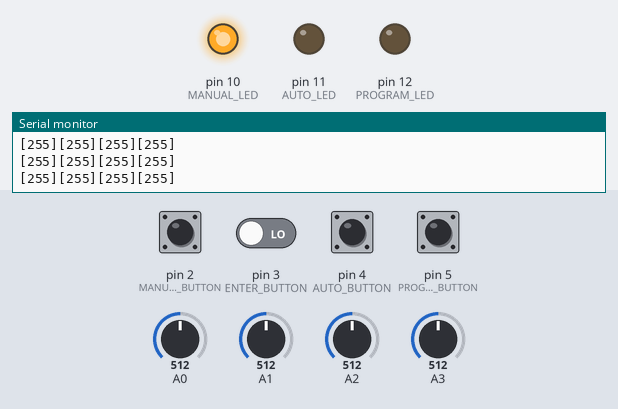
Simulated run of this sketch. Board: Arduino Uno, built with avr-gcc and run on an emulated ATmega328P. On the bench: output pins drawn as LEDs (lit = HIGH), the last lines printed to the serial monitor. The inputs (shaded band) are chosen by the test bench; at power-on: pin 2 (MANUAL_BUTTON), pin 3 (ENTER_BUTTON), pin 4 (AUTO_BUTTON), pin 5 (PROGRAM_BUTTON) LOW, A0 = 512, A1 = 512, A2 = 512, A3 = 512.

Above: at 5.3 s.
5.4 s: pin 4 (AUTO_BUTTON) pulled HIGH for 0.15 s
At 5.8 s:
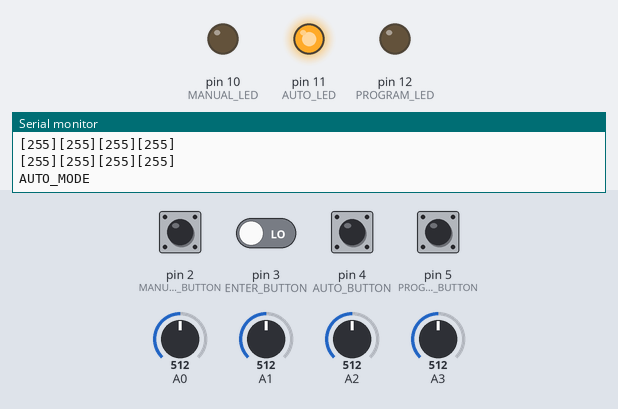
7.0 s: pin 2 (MANUAL_BUTTON) pulled HIGH for 1 s
At 9.1 s:
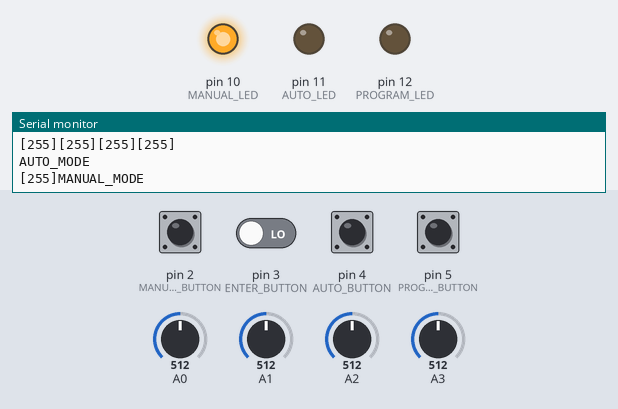
9.5 s: pin 5 (PROGRAM_BUTTON) pulled HIGH for 0.15 s
At 10.1 s:
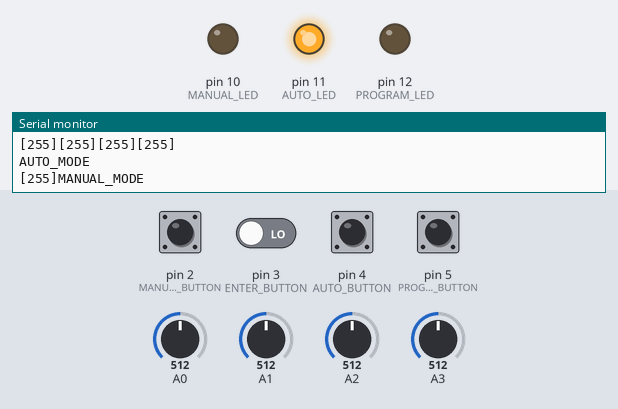
12.6 s: pin 2 (MANUAL_BUTTON) pulled HIGH for 0.15 s
At 15.4 s:
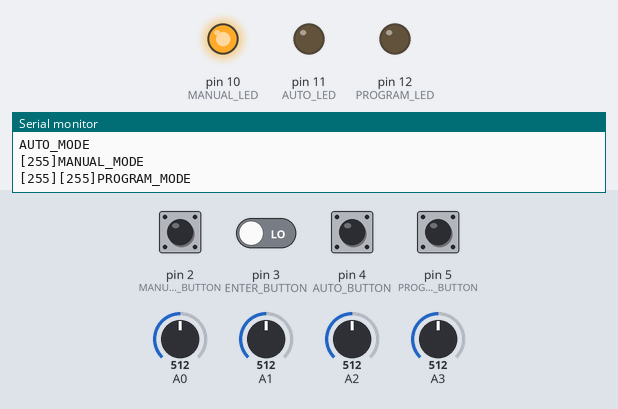
15.7 s: pin 4 (AUTO_BUTTON) pulled HIGH for 1 s
At 17.1 s:
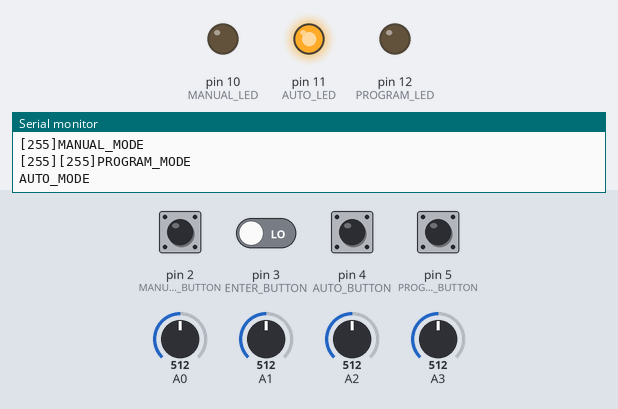
Timing chart, 0 to 18.7 s (numbered marks = the images above; inputs shaded):
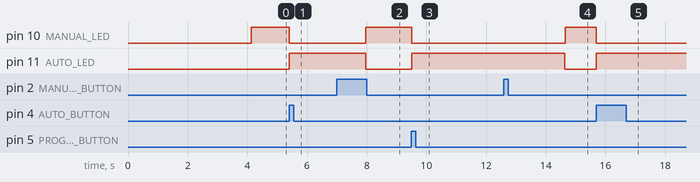

Measured:
- after the input at 5.4 s, pin 10 (MANUAL_LED): HIGH → LOW at once; pin 11 (AUTO_LED): LOW → HIGH at once
- after the input at 7.0 s, pin 10 (MANUAL_LED): LOW → HIGH after 0.97 s; pin 11 (AUTO_LED): HIGH → LOW after 0.97 s
- after the input at 9.5 s, pin 10 (MANUAL_LED): HIGH → LOW at once; pin 11 (AUTO_LED): LOW → HIGH at once
- after the input at 12.6 s, pin 10 (MANUAL_LED): LOW → HIGH after 2.0 s; pin 11 (AUTO_LED): HIGH → LOW after 2.0 s
- after the input at 15.7 s, pin 10 (MANUAL_LED): HIGH → LOW at once; pin 11 (AUTO_LED): LOW → HIGH at once

The sketch:

robot_arm.ino
```cpp
/*
 * robot_arm
 *
 * The basic Robot arm project.
 * It takes 4 inputs from 4 Potentiometers and moves 4 servo motors accordingly
 * It works in 3 modes : AUTO, MANUAL and PROGRAM
 * Modes are changed using 3 push buttons, and indicated by LEDs
 * In MANUAL mode servos move wrt potentiometer
 * PROGRAM mode is activated by long press of program button in Manual mode
 * In PROGRAM mode, program is saved using Enter button
 * In AUTO mode, the saved program is run in a loop with some delay.
 *
 * https://github.com/ashoksharma842/robot_arm
 */
#include <Servo.h>
#include <EEPROM.h>
#include<NoDelay.h>

Servo myservo[4];
enum eSERVO {GRIP_SERVO = 6, ELBOW_SERVO, SHOULDER_SERVO, BASE_SERVO};
enum eLED {MANUAL_LED = 10, AUTO_LED, PROGRAM_LED};
enum eBUTTONS {MANUAL_BUTTON = 2, ENTER_BUTTON, AUTO_BUTTON, PROGRAM_BUTTON};
enum eADC_DATA {BASE = 0, SHOULDER, ELBOW, GRIP};
volatile int ADC_values[4] = {0};
int prev_ADC_values[4] = {0};
enum eOPERATING_MODE{MANUAL_MODE = 0, AUTO_MODE, PROGRAM_MODE};
int operatingMode = MANUAL_MODE, prevOperatingMode = MANUAL_MODE;
unsigned int avg = 0;
const unsigned int maxADCval = 1023; //check the max value of ADC

// Variables for long press of programming mode:
int lastState = LOW;
enum eButtonStae {ePRESSED = 1, eUNPRESSED = 2};
int currentState;
unsigned long pressedTime  = 0;
unsigned long releasedTime = 0;
const int SHORT_PRESS_TIME = 1000; // 1 second
int read_addr = 1;
int addr = 1;
int total_steps = 0;
int EEPROM_Space = 0;
int programCopy[100] = {0};

//  to eliminate delay
void SetMotorStatus();
noDelay Delaytime(1000, SetMotorStatus);
int delayState = 0;

void setup() {
  Serial.begin(9600);
  pinMode(MANUAL_LED, OUTPUT);
  pinMode(AUTO_LED, OUTPUT);
  pinMode(PROGRAM_LED, OUTPUT);
  pinMode(MANUAL_BUTTON, INPUT);
  pinMode(ENTER_BUTTON, INPUT);
  pinMode(AUTO_BUTTON, INPUT);
  pinMode(PROGRAM_BUTTON, INPUT);
  attachInterrupt(digitalPinToInterrupt(ENTER_BUTTON),EnterButtonPressed,RISING);
  attachInterrupt(digitalPinToInterrupt(MANUAL_BUTTON),ManualButtonPressed,RISING);
  EEPROM_Space = EEPROM.length();
  total_steps = EEPROM.read(0);
  if(total_steps > 0){
    Serial.print("programmed step number : ");Serial.println((total_steps-1)/4);
    while(read_addr < total_steps){
      for(int i = 0; i < 4; i++){
        programCopy[read_addr + i] = EEPROM.read(read_addr + i);
        Serial.print("[");Serial.print(programCopy[read_addr + i]);Serial.print("]");
      }
      read_addr +=4;
      Serial.print("\n");
    }
  } else {
    Serial.println("robot not programmed");
  }
  MoveArmManually();
  myservo[GRIP].attach(GRIP_SERVO);
  myservo[ELBOW].attach(ELBOW_SERVO);
  myservo[SHOULDER].attach(SHOULDER_SERVO);
  myservo[BASE].attach(BASE_SERVO);
}

void loop() {
  operatingMode = GetOperatingMode();
  OperatingModeIndication(operatingMode);

  if((operatingMode == MANUAL_MODE) || (operatingMode == PROGRAM_MODE)){
    MoveArmManually();
  }
  if(operatingMode == AUTO_MODE){
    MoveArmFromProgrammedLocations();
  }
}

void SetMotorStatus()
{
  delayState = 1;
}

void MoveSmoothly(Servo servoMotor, int servoPosition)
{
  int delaytime = 10;
  int initPosition = servoMotor.read();
  if(initPosition < servoPosition){
    for(int i = initPosition; i < servoPosition; i++){
      servoMotor.write(i);
      delay(delaytime);
    }
  }else{
    for(int i = initPosition; i > servoPosition; i--){
      servoMotor.write(i);
      delay(delaytime);
    }
  }
}

void ManualButtonPressed()
{
  operatingMode = MANUAL_MODE;
}

void EnterButtonPressed()
{
  if(operatingMode == PROGRAM_MODE){
    for(int i = 0; i < 4; i++){
      EEPROM.write(addr + i, map(ADC_values[i], 0, maxADCval, 0, 180));
      Serial.print("[");Serial.print(map(ADC_values[i], 0, maxADCval, 0, 180));Serial.print("]");
    }
    addr += 4;//4 positions of servos written
    EEPROM.write(0, addr);//store the numbers of steps on address 0
    Serial.print("->");Serial.println((addr-1)/4);
  }
}

void MoveArmFromProgrammedLocations(void)
{
  read_addr = 1;
  while(read_addr < total_steps){
    for(int i = 0; i < 4;){
      if(delayState){
        MoveSmoothly(myservo[i],(programCopy[read_addr + i]));
        Serial.print("[");Serial.print(programCopy[read_addr + i]);Serial.print("]");
        if(i==3)Serial.print("\n");
        delayState = 0;
        i++;
      }
      if(operatingMode != AUTO_MODE)return;
      Delaytime.update();
    }
    read_addr +=4;
  }
}

void MoveArmManually(void)
{
  for(int i = 0; i < 4; i++){
    for(int j = 0; j < 10; j++){
      avg += analogRead(i);
    }
    ADC_values[i] = avg/10;
    if(memcmp(prev_ADC_values, ADC_values, sizeof(ADC_values)) != 0){
      MoveSmoothly(myservo[i],(map(ADC_values[i], 0, maxADCval, 0, 180)));
      memcpy(prev_ADC_values, ADC_values, sizeof(ADC_values));
    }
    avg = 0;
  }
}

int GetOperatingMode(void)
{
  if((digitalRead(MANUAL_BUTTON) == HIGH) && (prevOperatingMode != MANUAL_MODE)){
    prevOperatingMode = MANUAL_MODE;
    Serial.println("MANUAL_MODE");
    return MANUAL_MODE;
  }
  if((digitalRead(AUTO_BUTTON) == HIGH) && (prevOperatingMode != AUTO_MODE)){
    prevOperatingMode = AUTO_MODE;
    Serial.println("AUTO_MODE");
    return AUTO_MODE;
  }
  // Press and hold for 3s for programming mode in MANUAL mode.
  if((operatingMode == MANUAL_MODE) && (prevOperatingMode != PROGRAM_MODE)){
    if((digitalRead(PROGRAM_BUTTON) == HIGH) && (lastState == LOW)){// button is pressed
      pressedTime = millis();
      currentState = ePRESSED;
    }else if((digitalRead(PROGRAM_BUTTON) == LOW) &&(lastState == HIGH) && (currentState == ePRESSED)){// button is released
      releasedTime = millis();
      currentState = eUNPRESSED;
      long pressDuration = releasedTime - pressedTime;
      if( pressDuration > SHORT_PRESS_TIME ){
        prevOperatingMode = PROGRAM_MODE;
        pressDuration = 0;
        Serial.println("PROGRAM_MODE");
        return PROGRAM_MODE;
      }
    }
    lastState = digitalRead(PROGRAM_BUTTON);
  }
}

void OperatingModeIndication(int mode)
{
   switch(mode){
     case(MANUAL_MODE): {
      digitalWrite(MANUAL_LED, HIGH);
      digitalWrite(AUTO_LED, LOW);
      digitalWrite(PROGRAM_LED, LOW);
      break;
    }
    case(AUTO_MODE): {
      digitalWrite(MANUAL_LED, LOW);
      digitalWrite(AUTO_LED, HIGH);
      digitalWrite(PROGRAM_LED, LOW);
      break;
    }
    case(PROGRAM_MODE): {
      digitalWrite(MANUAL_LED, LOW);
      digitalWrite(AUTO_LED, LOW);
      digitalWrite(PROGRAM_LED, HIGH);
      break;
    }
   }
}
```
